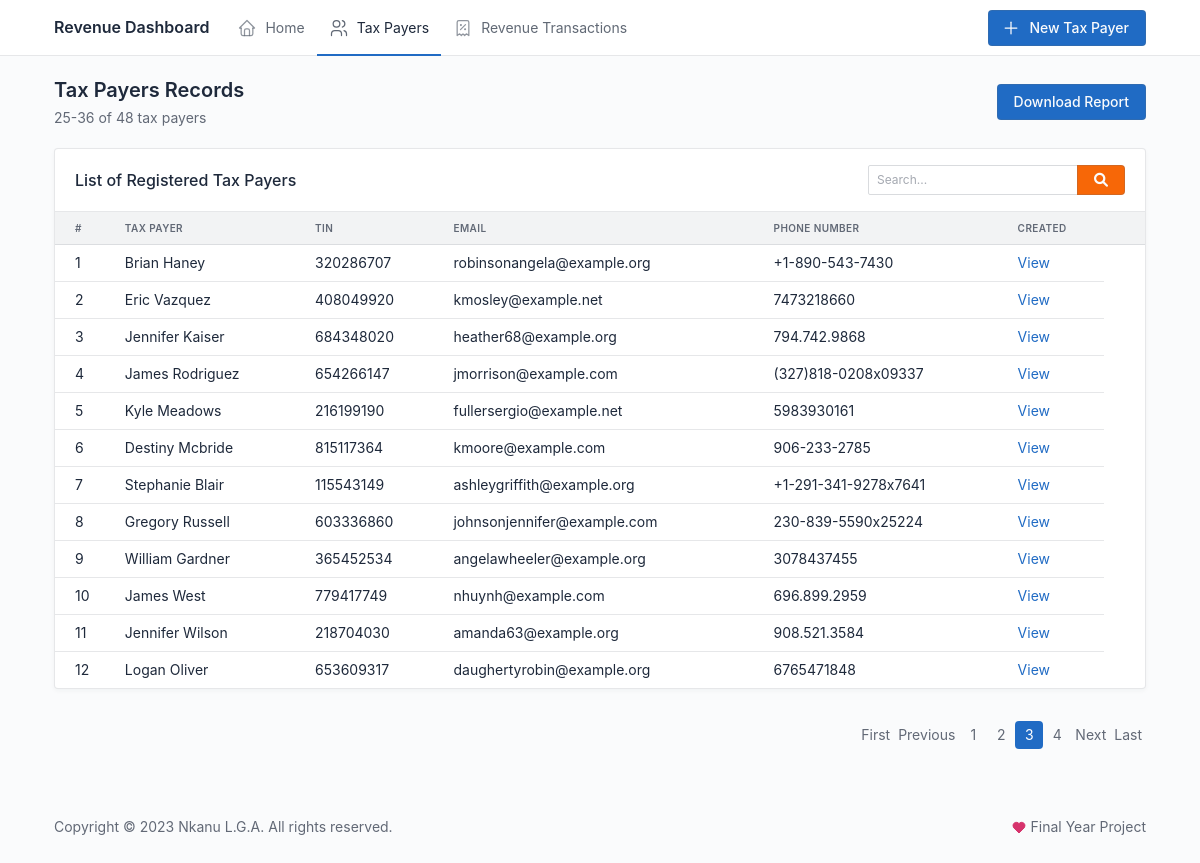
Screenshot of /taxpayers/?page=3 with the database file from the repository.
### revenue/models.py (models this page shows, shortened)
class TaxPayer(models.Model):
    name = models.CharField(
        max_length=200,
        unique=True,
        help_text="Business name or Personal name")
    address = models.CharField(max_length=255)
    tin = models.CharField(
        max_length=20, unique=True, help_text="Tax Identification Number"
    )
    phone = models.CharField(max_length=15)
    email = models.EmailField(blank=True, null=True)
    created = models.DateTimeField()
    updated = models.DateTimeField(auto_now=True)
    class Meta:
        ordering = ["-created"]
        verbose_name_plural = "Tax Payers"

### revenue/views.py (the view, shortened to what this page needs)
# urls.py: path("taxpayers/", views.tax_payer_list, name="tax_payer_list"),
def tax_payer_list(request):
    tax_payers = TaxPayer.objects.all()
    search_query = request.GET.get('q')
    tax_payers = mk_paginator(request, tax_payers, 12)
    if request.method == "POST":
        form = TaxPayerForm(request.POST)
        if form.is_valid():
            tax_payer = form.save(commit=False)
            tax_payer.created = timezone.now()
            tax_payer.save()
            messages.success(
                request, f"{tax_payer.name} has been successfully created.")
            return redirect("tax_payer_detail", tax_payer.id)
    else:
        form = TaxPayerForm()
    return render(request,
                  "tax_payer_list.html",
                  {"tax_payers": tax_payers,
                   "form": form})

### revenue/forms.py
class TaxPayerForm(forms.ModelForm):
    class Meta:
        model = TaxPayer
        fields = ["name", "address", "tin", "phone", "email"]

### revenue/utils.py (called while the page is built)
def mk_paginator(request, items, num_items):
    paginator = Paginator(items, num_items)
    page = request.GET.get('page', 1)
    try:
        items = paginator.page(page)
    except PageNotAnInteger:
        items = paginator.page(1)
    except EmptyPage:
        items = paginator.page(paginator.num_pages)
    return items

### templates/tax_payer_list.html (shortened to what this page needs)
{% extends "base.html" %}
{% load humanize widget_tweaks %}
{% block navbar-action %}
<div class="nav-item">
    <a href="#" class="btn btn-primary" data-bs-toggle="modal" data-bs-target="#modal-create">
        New Tax Payer
    </a>
</div>
{% endblock navbar-action %}
{% block content %}
<div class="page-header d-print-none">
    <div class="row align-items-center">
        <div class="col">
            <h2 class="page-title">
                Tax Payers Records
            </h2>
            <div class="text-muted mt-1">{{ tax_payers.start_index }}-{{ tax_payers.end_index }} of
                {{ tax_payers.paginator.count }} tax payer{{ tax_payers.paginator.count|pluralize }}</div>
        </div>
        <div class="col-auto ms-auto d-print-none">
            <div class="btn-list">
                <a href="{% url 'tax_payer_list' %}?download_excel=1" class="btn btn-primary">Download Report</a>
            </div>
        </div>
    </div>
</div>
<div class="page-body">
    <div class="row my-3">
        <div class="col-12">
            <div class="card">
                <div class="card-header d-flex justify-content-between">
                    <h3 class="card-title">List of Registered Tax Payers</h3>
                    <div class="ms-auto text-muted">
                        <div class="ms-2 d-inline-block">
                            <form method="GET" action="{% url 'tax_payer_list' %}">
                                <div class="input-group">
                                    <input type="text" id="search" class="form-control form-control-sm" placeholder="Search..." name="q" value="{{ request.GET.q }}">
                                    <button type="submit" class="btn btn-warning" title="Search"><i class="fas fa-search"></i></button>
                                </div>
                            </form>
                        </div>
                    </div>
                </div>
                <div class="table-responsive">
                    <table class="table card-table table-vcenter text-nowrap">
                        <thead>
                            <tr>
                                <th>#</th>
                                <th>Tax Payer</th>
                                <th>TIN</th>
                                <th>Email</th>
                                <th>Phone number</th>
                                <th>Created</th>
                                <th></th>
                            </tr>
                        </thead>
                        <tbody>
                            {% for user in tax_payers %}
                            <tr>
                                <td>{{ forloop.counter }}</td>
                                <td>{{ user.name }}</td>
                                <td>{{ user.tin }}</td>
                                <td>{{ user.email }}</td>
                                <td>{{ user.phone }}</td>
                                <td><a href="{% url 'tax_payer_detail' user.id %}">View</a></td>
                            </tr>
                            {% endfor %}
                        </tbody>
                    </table>
                </div>
            </div>
        </div>
    </div>
    <div class="d-flex mt-4">
        <div class="ms-auto">
            {% include 'partials/_pagination.html' with page_obj=tax_payers %}
        </div>
    </div>
</div>
{% endblock content %}

### rows the page displays
TaxPayer: name "Brian Haney", tin "320286707", email "robinsonangela@example.org", phone "+1-890-543-7430"
TaxPayer: name "Eric Vazquez", tin "408049920", email "kmosley@example.net", phone "7473218660"
TaxPayer: name "Jennifer Kaiser", tin "684348020", email "heather68@example.org", phone "794.742.9868"
TaxPayer: name "James Rodriguez", tin "654266147", email "jmorrison@example.com", phone "(327)818-0208x09337"
TaxPayer: name "Kyle Meadows", tin "216199190", email "fullersergio@example.net", phone "5983930161"
TaxPayer: name "Destiny Mcbride", tin "815117364", email "kmoore@example.com", phone "906-233-2785"
TaxPayer: name "Stephanie Blair", tin "115543149", email "ashleygriffith@example.org", phone "+1-291-341-9278x7641"
TaxPayer: name "Gregory Russell", tin "603336860", email "johnsonjennifer@example.com", phone "230-839-5590x25224"
TaxPayer: name "William Gardner", tin "365452534", email "angelawheeler@example.org", phone "3078437455"
TaxPayer: name "James West", tin "779417749", email "nhuynh@example.com", phone "696.899.2959"
TaxPayer: name "Jennifer Wilson", tin "218704030", email "amanda63@example.org", phone "908.521.3584"
TaxPayer: name "Logan Oliver", tin "653609317", email "daughertyrobin@example.org", phone "6765471848"

### other values shown
{{ tax_payers.start_index }} "25"
{{ tax_payers.end_index }} "36"
{{ tax_payers.paginator.count }} "48"
{{ page_num }} "1" "2" "4"
{{ page_num }} "3"
